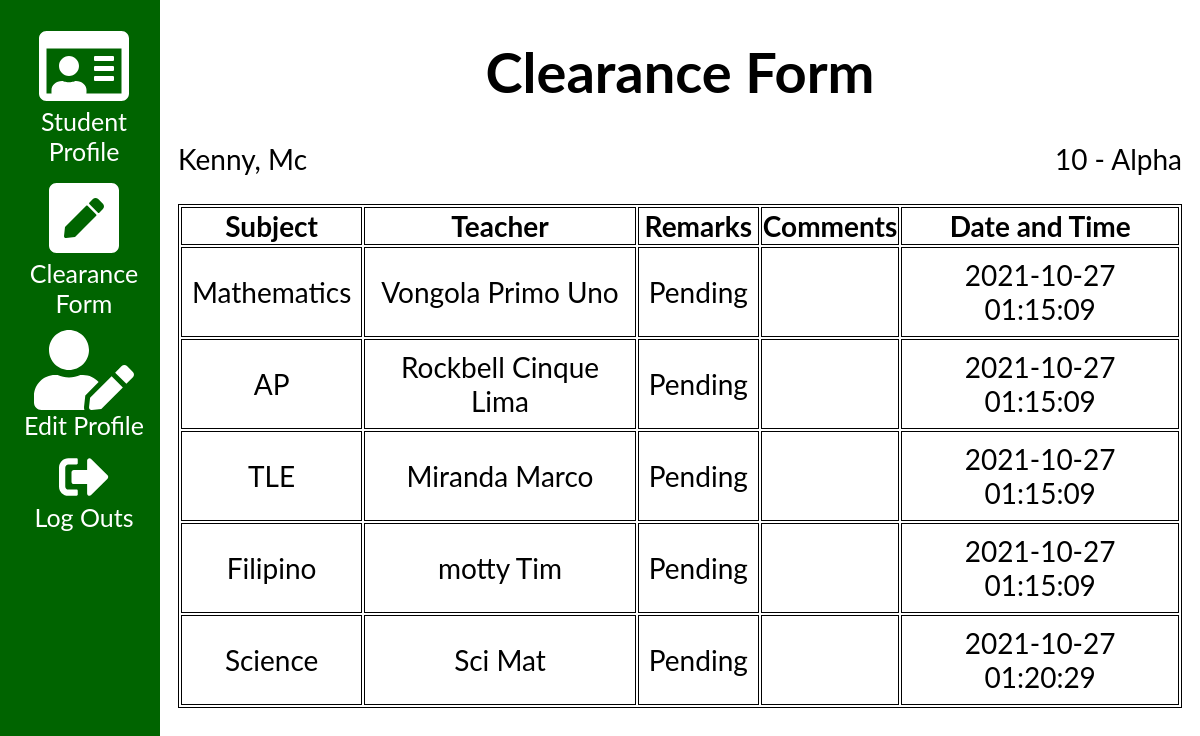
/studentclearance.php (signed in), run on the app's committed database.
### tables this page shows
CREATE TABLE `student` (
  `student_id` int(11) NOT NULL,
  `first_name` varchar(50) NOT NULL,
  `middle_name` varchar(50) DEFAULT NULL,
  `last_name` varchar(50) NOT NULL,
  `grade` int(2) NOT NULL,
  `section_id` int(11) NOT NULL,
  `lrn` bigint(15) NOT NULL,
  `gender` enum('Male','Female') NOT NULL,
  `contact_number` bigint(15) NOT NULL,
  `birthday` date NOT NULL,
  `address` varchar(50) NOT NULL,
  `username` varchar(50) NOT NULL,
  `password` varchar(50) NOT NULL,
  `status` enum('Pending','Verified') NOT NULL
);

CREATE TABLE `section` (
  `section_id` int(11) NOT NULL,
  `section_name` varchar(50) NOT NULL
);

### studentclearance.php (the view, shortened to what this page needs)
<?php
$conn = connect();
$current_id = $_SESSION['student_id'];
$profilesql = "SELECT * FROM student a
JOIN section b ON b.section_id = a.section_id
WHERE a.student_id = $current_id";
    $profilequery = mysqli_query($conn, $profilesql);
$row1 = mysqli_fetch_assoc($profilequery);
$section_id = $row1['section_id'];
?>
<!DOCTYPE html>
<html>
<head>
<link rel="stylesheet" href="resources/css/main.css">
</head>
<body>
<?php include "resources/plugins/studentsidenav.php" ?>
    <div class="main">
       <center><h1>Clearance Form</h1></center>
        <p><?php
         if($row1['middle_name'] != null){
            echo $row1['last_name'] . ', ' . $row1['first_name'] . ' ' . $row1['middle_name'][0]?> <span class="text-right"> 10 - <?php echo $row1['section_name'] ?></span></p>
        <?php }
         else{
            echo $row1['last_name'] . ', ' . $row1['first_name']?> <span class="text-right"> 10 - <?php echo $row1['section_name'] ?></span></p>
        <?php }
         ?>
        <?php
        $sql = "SELECT a.first_name, a.last_name, a.middle_name,
        c.subject_name, d.section_name, f.remarks, f.comment, f.date_time_created
        FROM teacher a
        JOIN lesson_plan b ON a.teacher_id = b.teacher_id
        JOIN subject c ON b.subject_id = c.subject_id
        JOIN section d ON b.section_id = d.section_id
        JOIN student e ON d.section_id = e.section_id
        JOIN clearance f ON b.lesson_plan_id = f.lesson_plan_id
        WHERE d.section_id = $section_id
        AND f.student_id = $current_id
        GROUP BY a.teacher_id";
        $result = $conn->query($sql);
        if ($result->num_rows > 0) {
            echo
            "
            <table class='table-clearance'>
            <tr>
            <th>Subject</th>
            <th>Teacher</th>
            <th>Remarks</th>
            <th>Comments</th>
            <th>Date and Time</th>
            </tr>";
            while($row = $result->fetch_assoc()) {?>
                <?php if($row['middle_name']==null){
                    $middle_name = "";
                }else{
                    $middle_name=$row['middle_name'];
                }?>
                <td><?php echo $row["subject_name"]; ?></td>
                <td><?php echo $row["last_name"] . ' ' . $row['first_name'] . '  ' . $middle_name; ?></td>
                <td><?php echo $row["remarks"]; ?></td>
                <td><?php echo $row["comment"]; ?></td>
                <td><?php echo $row["date_time_created"]; ?></td>
              </tr><?php
            }
            echo "</table>";
        } else {
            echo "0 results";
        }?>
    </div>
</body>
</html>

### resources/css/main.css (style rules this page uses)
body { font-family: "Lato", sans-serif; }
.main { margin-left: 160px; font-size: 28px; padding: 0px 10px; }
table, th, td { border: 1px solid black; }
table { margin-top:150px; }
td { padding: 10px; text-align: center }
.table-profile, .table-list, .table-clearance { margin-left: auto; margin-right: auto; }
.table-clearance, .table-list { margin-top: auto; }
.text-right { text-align: right; float:right; }

### data on the page
student: last_name "Kenny", first_name "Mc", section.section_name "Alpha"
section: subject_name "Mathematics", last_name "Vongola", first_name "Primo", middle_name "Uno", remarks "Pending", date_time_created "2021-10-27 01:15:09", subject_name "AP", last_name "Rockbell", first_name "Cinque", middle_name "Lima", subject_name "TLE", last_name "Miranda", first_name "Marco", subject_name "Filipino", last_name "motty", first_name "Tim", subject_name "Science", last_name "Sci", first_name "Mat", date_time_created "2021-10-27 01:20:29"
